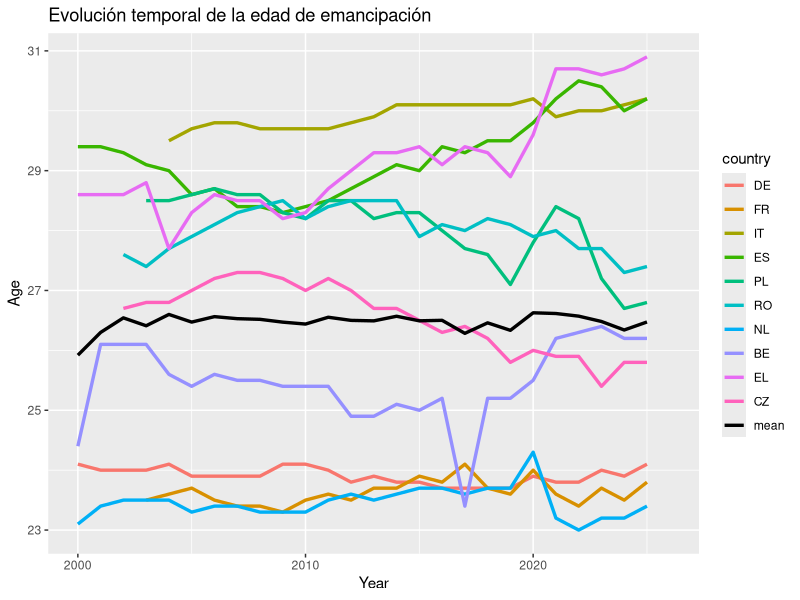
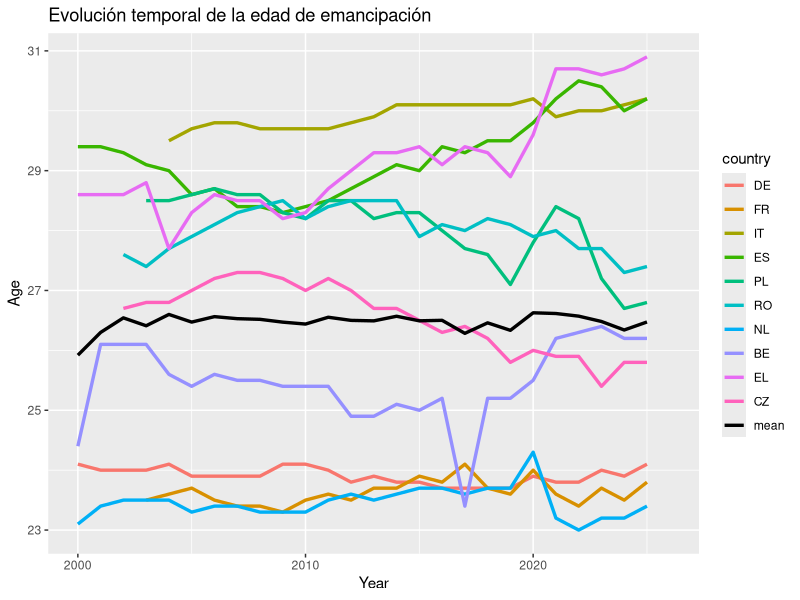

Recreate these plots in R, in order. (Note: this script raises an error after producing the figures.)
## ---- chunk 1
library(readr)
library(stringr)
library(dplyr)
library(tidyr)
library(magrittr)
library(lubridate)
library(ggplot2)
library(GGally)
## ---- chunk 2
# Cargamos el dataframe
poblacion <- read_tsv('data/poblacion_paises.tsv')

# Limpiamos los nombres de la variable country para obtener los nombres de los paises
colnames(poblacion)[1] <- 'country'
poblacion %<>% mutate(country = sub("^.*,", "", country)) %>% mutate(across(-1, ~ as.numeric(gsub('[^0-9.]', '', .x))))

# Calculamos la media poblacional de cada pais desde el 2000 hasta hoy
poblacion %<>% transmute(country, population = rowMeans(select(., -country), na.rm = TRUE))

# Ordenamos los paises de mayor a menor poblacion
# Eliminamos algunos que no pertenecen politicamente a Europa
poblacion %<>% arrange(desc(population)) %>% filter(!(country %in% c('RU', 'UA', 'DE_TOT', 'TR', 'FX', 'BY', 'AZ', 'UK')))

# Nos quedamos con los nombres de los 10 primeros
mas.poblacion10 <- poblacion$country[1:10]

# Nos quedamos con los nombres de los 5 primeros
mas.poblacion5 <- poblacion$country[1:5]
## ---- chunk 3
# Cargamos el dataframe
indep.resid <- read_tsv('data/edad_independencia_residencial.tsv')

# La primera columna viene con los valores de sex y country, por lo que hay que separarlos
colnames(indep.resid)[1] <- 'sex.country'
indep.resid %<>% mutate(sex.country = sub("^.*,([^,]*,[^,]*)$", "\\1", sex.country)) %>% separate(sex.country, into = c('sex', 'country'), sep = ',') %>% mutate(sex = factor(sex))

# Aqui pasamos los valores de edad de emancipacion en funcion de año a formato tidy
# Filtramos para quedarnos con sex = 'T', el total, ya que no nos interesa la diferenciacion por sexos
# Nos quedamos con los 10 paises mas poblados
indep.resid %<>% mutate(across(c(-1, -2), ~ as.numeric(gsub('[^0-9.]', '', .x)))) %>% pivot_longer(cols = c(-1, -2), names_to = 'year', values_to = 'age.indep') %>% mutate(year = as.numeric(year)) %>% filter(sex == 'T' & country %in% mas.poblacion10) %>% select(-sex) %>% mutate(country = factor(country, levels = mas.poblacion10, labels = mas.poblacion10))
## ---- chunk 4
precio.vivienda <- read_tsv('data/precio_vivienda.tsv')

colnames(precio.vivienda)[1] <- 'country'
precio.vivienda %<>% mutate(country = sub(".*,", "", country))

precio.vivienda %<>% mutate(across(-1, ~ as.numeric(gsub('[^0-9.]', '', .x)))) %>% pivot_longer(cols = -1, names_to = 'year.quadri', values_to = 'rel.price2015.house')

# Como el indice viene por cuatrimestres, nos quedamos con 1 solo valor, el correspondiente al cuatrimestre 1
precio.vivienda %<>% separate(year.quadri, into = c('year', 'quadri'), sep = '-') %>% mutate(quadri = factor(quadri, ordered=TRUE)) %>% mutate(year = as.numeric(year)) %>% filter(country %in% mas.poblacion10 & quadri == 'Q1') %>% select(-quadri) %>% mutate(country = factor(country, levels = mas.poblacion10, labels = mas.poblacion10))
## ---- chunk 5
precio.alquiler <- read_tsv('data/precio_alquiler.tsv')

colnames(precio.alquiler)[1] <- 'country'
precio.alquiler %<>% mutate(country = sub(".*,", "", country))

precio.alquiler %<>% mutate(across(-1, ~ as.numeric(gsub('[^0-9.]', '', .x)))) %>% pivot_longer(cols = -1, names_to = 'year', values_to = 'rel.price2015.rent') %>% mutate(year = as.numeric(year)) %>% filter(country %in% mas.poblacion10) %>% mutate(country = factor(country, levels = mas.poblacion10, labels = mas.poblacion10))
## ---- chunk 6
salarios2 <- read_tsv('data/salarios2.tsv')

# Este dataframe ha sido obtenido de otra fuente
# Por eso los nombres de los paises vienen en otro formato y hay que hacer el filtrado manualmente otra vez 
salarios2 %<>% transmute(country = ref_area.label, year = time, earnings = 0.9*obs_value, source = factor(source.label))
names.country <- c('Germany', 'France', 'Italy', 'Spain', 'Poland', 'Romania', 'Netherlands', 'Belgium', 'Greece', 'Czechia')
names.country %in% salarios2$country
salarios2 %<>% filter(country %in% names.country) %>% mutate(country = factor(country, levels = names.country, labels = mas.poblacion10))

# En algunos paises se ha cambiado el metodo de cuantificar los salarios, por lo que hay saltos muy grandes de un año a otro
# Identificamos los paises en los que ha pasado esto
major.source <- salarios2 %>% count(country, source) %>% group_by(country) %>% arrange(desc(n)) %>% slice(1) %>% mutate(major.source = source) %>% select(c(-source, -n))

# Para no estropear la tendencia temporal, nos quedamos con los datos correspondientes a 1 solo metodo, del que mas observaciones haya
salarios2 %<>% full_join(major.source) %>% mutate(earnings = ifelse(source == major.source, earnings, NA)) %>% select(c(-major.source, -source))
## ---- chunk 7
ipca <- read_tsv('data/ipca.tsv')

colnames(ipca)[1] <- 'country'
ipca %<>% mutate(country = sub(".*,", "", country))

ipca %<>% mutate(across(-1, ~ as.numeric(gsub('[^0-9.]', '', .x)))) %>% pivot_longer(cols = -1, names_to = 'year', values_to = 'rel.value2025.ipca') %>% mutate(year = as.numeric(year)) %>% mutate(country = factor(country, levels = mas.poblacion10, labels = mas.poblacion10))
## ---- chunk 8
# Juntamos todas las variables en un dataframe por paises y años
jovenes.df <- indep.resid %>% full_join(salarios2) %>% left_join(ipca) %>% full_join(precio.alquiler) %>% full_join(precio.vivienda) 

# Obtenemos el primer año en el que comienzan las medidas de salarios y precios
# Tomamos este año como valor de referencia para poder compararlos luego mas facilmente
year.start <- jovenes.df %>% group_by(country) %>% arrange(year) %>% select(c(country, year, rel.price2015.rent, rel.price2015.house, earnings)) %>%  filter(if_all(everything(), ~ !is.na(.x))) %>% slice(1) %>% ungroup() %>% transmute(country, year.start = year) 

jovenes.df <- full_join(jovenes.df, year.start)

# Obtenemos el aumento real de los salarios, descontando la inflacion
jovenes.df %<>% group_by(country) %>% mutate(real.earnings = earnings*rel.value2025.ipca[year==unique(year.start)]/rel.value2025.ipca) %>% ungroup() %>% select(-rel.value2025.ipca)

# Ahora tomamos, para cada variable, un valor de 100 en el año de referencia, asi las podremos comparar mejor graficamente
jovenes.df %<>% group_by(country) %>% mutate(earnings = earnings/earnings[year == unique(year.start)]*100, real.earnings = real.earnings/real.earnings[year == unique(year.start)]*100, price.rent = rel.price2015.rent/rel.price2015.rent[year == unique(year.start)]*100, price.house = rel.price2015.house/rel.price2015.house[year == unique(year.start)]*100) %>% select(c(-year.start, -rel.price2015.rent, -rel.price2015.house)) %>% ungroup()

# Calculamos los salarios reales en proporcion al precio de la vivienda y a los alquileres, respectivamente
jovenes.df %<>% mutate(earn.prop.house = real.earnings/price.house*100, earn.prop.rent = real.earnings/price.rent*100)

# Calculamos el aumento porcentual de los salarios, alquileres y precio de la vivienda para cada año
jovenes.df %<>%
  group_by(country) %>%
  arrange(year, .by_group = TRUE) %>%
  mutate(
    earn.diff = earnings - lag(earnings),
    real.earn.diff = real.earnings - lag(real.earnings),
    house.diff = price.house - lag(price.house),
    rent.diff = price.rent - lag(price.rent),
  ) %>%
  ungroup()
## ---- chunk 9
sumario.jovenes <- data.frame(variable = colnames(jovenes.df))
sumario.jovenes$type <- sapply(jovenes.df, function(x) class(x)[1])
sumario.jovenes$levels <- sapply(jovenes.df, function(x) length(unique(x)))
sumario.jovenes$topLevel <- sapply(jovenes.df, function(x) names(which.max(table(x))))
sumario.jovenes$topCount <- sapply(jovenes.df, function(x) max(table(x)))
sumario.jovenes$topFrac <- sumario.jovenes$topCount / nrow(jovenes.df)
sumario.jovenes$missFreq <- sapply(jovenes.df, function(x) sum(is.na(x)))
sumario.jovenes$missFrac <- sumario.jovenes$missFreq / nrow(jovenes.df)

sumario.jovenes
## ---- chunk 10
age.mean <- jovenes.df %>% group_by(year) %>% summarise(age.mean = mean(age.indep, na.rm = TRUE), .groups = "drop")
ggplot() + geom_line(data = jovenes.df, mapping = aes(x = year, y = age.indep, color = country), linewidth = 1.15, na.rm = TRUE) + geom_line(data = age.mean, mapping = aes(x = year, y = age.mean, color = 'mean'), linewidth = 1.15, na.rm = TRUE) +
  scale_color_manual(values = c(setNames(scales::hue_pal()(length(unique(jovenes.df$country))), unique(jovenes.df$country)), "mean" = "black")) +
  labs(title = 'Evolución temporal de la edad de emancipación') + xlab('Year') + ylab('Age')
ggsave('results/edad_emancipacion.pdf', width = 14, height = 10, dpi = 300)
## ---- chunk 11
cobertura.var <- data.frame(variable = vars.num)
cobertura.var$year.min <- unname(sapply(vars.num, function(v) min(jovenes.df$year[!is.na(jovenes.df[[v]])])))
cobertura.var$year.max <- unname(sapply(vars.num, function(v) max(jovenes.df$year[!is.na(jovenes.df[[v]])])))
cobertura.var$n.obs <- unname(sapply(vars.num, function(v) sum(!is.na(jovenes.df[[v]]))))
cobertura.var$n.paises <- unname(sapply(vars.num, function(v) length(unique(jovenes.df$country[!is.na(jovenes.df[[v]])]))))
cobertura.var
## ---- chunk 12
cobertura <- jovenes.df %>% group_by(year) %>% summarise(across(all_of(vars.num), ~ sum(!is.na(.x)))) %>% pivot_longer(-year, names_to = 'variable', values_to = 'n.paises') %>% mutate(variable = factor(variable, levels = rev(vars.num)))

ggplot(cobertura, aes(x = year, y = variable, fill = n.paises)) + geom_tile(color = 'white') + geom_text(aes(label = n.paises), size = 3) + scale_fill_gradient(low = 'white', high = 'steelblue', limits = c(0, length(unique(jovenes.df$country)))) + labs(title = 'Cobertura temporal de las variables', subtitle = 'Número de países con dato en cada año') + xlab('Year') + ylab('')
ggsave('results/univ_cobertura.pdf', width = 14, height = 10, dpi = 300)
## ---- chunk 13
mystats <- function(x, na.omit = TRUE) {
  if (na.omit) x <- x[!is.na(x)]
  m <- mean(x)
  n <- length(x)
  s <- sd(x)
  skew <- sum((x - m)^3 / s^3) / n
  kurt <- sum((x - m)^4 / s^4) / n - 3
  return(c(n = n, mean = m, trimmed = mean(x, trim = 0.1), median = median(x), min = min(x), q1 = quantile(x, 0.25, names = FALSE), q3 = quantile(x, 0.75, names = FALSE), max = max(x), stdev = s, var = var(x), mad = mad(x), IQR = IQR(x), skew = skew, kurtosis = kurt))
}
# Funcion del Tema 6 (asimetria y curtosis en exceso), ampliada con media recortada (10%), cuartiles, rango intercuartilico y MAD

estad <- sapply(jovenes.df[vars.num], mystats)

t(round(estad[c('n', 'mean', 'trimmed', 'median', 'min', 'q1', 'q3', 'max'), ], 2))
# Tendencia central y posicion

t(round(estad[c('stdev', 'var', 'mad', 'IQR', 'skew', 'kurtosis'), ], 2))
# Dispersion y forma (skew > 0: cola larga a la derecha; kurtosis > 0: colas mas pesadas que la normal)
## ---- chunk 14
jovenes.df %>% filter(country != 'EL', year >= 2005 & year <= 2025) %>% ggplot(aes(x = house.diff, y = earn.diff)) + geom_point(na.rm = TRUE) + 
   geom_smooth(method = "lm", se = FALSE, na.rm = TRUE) + facet_wrap(.~country, nrow = 4) + ylab('Earnings percentage increase (%)') + xlab('Housing price percentage increase (%)') + labs(title = 'Salario de los jóvenes frente a precio de la vivienda', subtitle = 'En función de países')
## ---- chunk 15
jovenes.df %>% filter(country != 'EL', year >= 2005 & year <= 2025) %>% group_by(country) %>% summarise(cor.pearson = cor(real.earnings, price.house, method = 'pearson', use = 'complete.obs'), cor.spearman = cor(real.earnings, price.house, method = 'spearman', use = 'complete.obs'))
## ---- chunk 16
jovenes.df %>% filter(country != 'EL', year >= 2005 & year <= 2025) %>% ggplot(aes(x = rent.diff, y = earn.diff)) + geom_point(na.rm = TRUE) + 
  geom_smooth(method = "lm", se = FALSE, na.rm = TRUE) + facet_wrap(.~country, nrow = 4) + ylab('Earnings percentage increase (%)') + xlab('Rent percentage increase (%)') + labs(title = 'Salario de los jóvenes frente a precio del alquiler', subtitle = 'En función de países')
## ---- chunk 17
jovenes.df %>% filter(country != 'EL', year >= 2005 & year <= 2025) %>% group_by(country) %>% summarise(cor.pearson = cor(real.earnings, price.rent, method = 'pearson', use = 'complete.obs'), cor.spearman = cor(real.earnings, price.rent, method = 'spearman', use = 'complete.obs'))
## ---- chunk 18
ggplot(data = filter(jovenes.df, country != 'EL', year >= 2005 & year <= 2025)) + 
  geom_line(aes(x = year, y = real.earnings, color = 'earnings'), linewidth = 1, na.rm = TRUE) + 
  geom_line(aes(x = year, y = price.house, color = 'house buying'), linewidth = 1, linetype = 2, na.rm = TRUE) + 
  geom_line(aes(x = year, y = price.rent, color = 'rent'), linewidth = 1, linetype = 3, na.rm = TRUE) + facet_wrap(.~country, nrow = 4) + labs(title = 'Evolución porcentual del salario real de los jóvenes, precio de la vivienda y precio del alquiler', subtitle = 'En función de países') + xlab('Year') + ylab('Percentage increase (%)')
ggsave('results/viviendas_salarios.pdf', width = 14, height = 10, dpi = 300)
## ---- chunk 19
ggplot(data = filter(jovenes.df, country != 'EL', year >= 2005 & year <= 2025)) + 
  geom_line(aes(x = year, y = earn.prop.house, color = 'by house prices'), linewidth = 1, na.rm = TRUE) + 
  geom_line(aes(x = year, y = earn.prop.rent, color = 'by rent'), linewidth = 1, na.rm = TRUE) + facet_wrap(.~country, nrow = 4) + labs(title = 'Evolución del salario real en proporción al precio de la vivienda y del alquiler', subtitle = 'En función de países') + xlab('Year') + ylab('Percentage increase (%)')
ggsave('results/proporcion_salario.pdf', width = 14, height = 10, dpi = 300)
